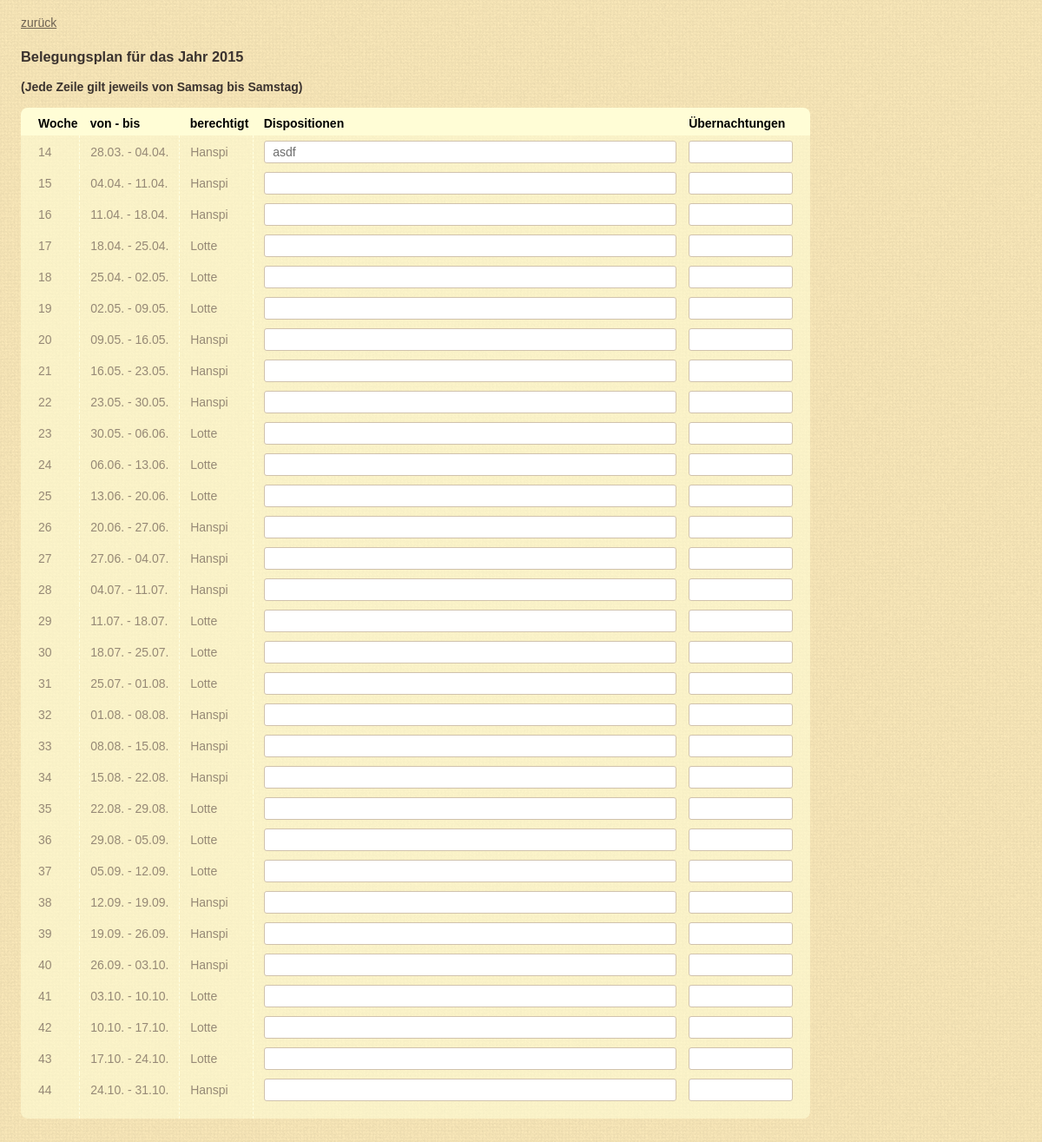
The page /history.php?jahr=2015 on the database its author committed.
### tables this page shows
CREATE TABLE IF NOT EXISTS `giusiwochen` (
  `jahr` int(8) NOT NULL DEFAULT '0',
  `woche` int(4) NOT NULL DEFAULT '0',
  `datum` varchar(20) DEFAULT NULL,
  `berechtigt` varchar(20) DEFAULT NULL,
  `text` varchar(250) DEFAULT NULL,
  `naechte` varchar(200) NOT NULL DEFAULT ''
);

### web/kalender.php (the view, shortened to what this page needs)
<?php
function getDB() {
	$user = "web225";
	$pwd = "svenska";
	if (strtolower($_SERVER["HTTP_HOST"]) == 'localhost') {
		$user = "web225";
		$pwd = "svenska";
	}
	$link = mysql_connect("localhost", $user, $pwd);
	return $link;
}
function getWeekOfYear($jahr) {
	$my_array = localtime(time(), 1);
	$year = $my_array["tm_year"];
	if ($jahr > (1900 + $year)) {
		return -1;
	} else if ($jahr < (1900 + $year)) {
		return 999;
	}
	$startSA = getFirstSa($jahr);
	$dayofyear = $my_array["tm_yday"] + 1;
	$daysPassed = $dayofyear - $startSA;
	$weekofyear = ceil($daysPassed / 7 );
	return $weekofyear;
}
	?>
	<?php
function printKalender($result, $jahr, $saveButton, $action) {
	$weekofyear = getWeekOfYear($jahr);
	?>
	<div id="plan">
		<h3>Belegungsplan für das Jahr <?php echo $jahr; ?></h2>
		<b>(Jede Zeile gilt jeweils von Samsag bis Samstag)</b>
		<br/>
		<br/>
		<table>
			<thead>
				<td>Woche</td>
				<td>von - bis</td>
				<td>berechtigt</td>
				<td>Dispositionen</td>
				<td>Übernachtungen</td>
			</thead>
			<tbody>
			<?php
			while (list ($woche, $datum, $berechtigt, $text, $naechte) = mysql_fetch_row ($result)) {
				$fontColorClass = '';
				if ($woche < $weekofyear) {
					$fontColorClass = 'passed-week';
				} else if ($woche == $weekofyear) {
					$fontColorClass = 'current-week';
				}
				?>
				<tr>
					<td class="col-week <?php print $fontColorClass ?>"><?php print $woche ?></td>
					<td class="col-date <?php print $fontColorClass ?>"><?php print $datum ?></td>
					<td class="col-who <?php print $fontColorClass ?>"><?php print $berechtigt ?></td>
					<td class="col-text <?php print $fontColorClass ?>"><input type="text" name="text" value="<?php print $text; ?>"></td>
					<td class="col-nights <?php print $fontColorClass ?>"><input type="text" name="naechte" value="<?php print $naechte; ?>"></td>
				</tr>
				<?php
			}
			?>
			</tbody>
		</table>
	<br/>
	<br/>
	</div>
	<?php
}
function printYear($jahr, $printInfos, $saveButton, $action) {
	$link = getDB();
	$result = mysql_query ("SELECT woche, datum, berechtigt, text, naechte FROM giusiwochen WHERE jahr='$jahr' ORDER BY woche", $link);
	if (!$result) {
		print mysql_error();
	} else {
		printKalender($result, $jahr, $saveButton, $action);
	}
}
?>

### web/css/css-2015-10-16.css (style rules this page uses)
body { font: 14px Arial, Helvetica, sans-serif; color: #3B332F; margin: 0; }
body:not(.body-menu) { background: #fff url('pattern-aqvf.png') repeat right top !important; }
table { border: 0px; border-collapse: collapse; color: #000; border-collapse: collapse; }
td { white-space: nowrap; padding: 6px 2px 4px 12px; font-size: 14px; }
.passed-week { color: rgb(150, 137, 118); }
.passed-week input { color: rgb(110, 110, 110); }
#rules, #plan, #contact, #history, #history-back { padding: 6px 12px; }
#plan thead { background-color: rgb(255, 253, 214); }
#plan thead td { padding: 10px 2px 6px 12px; font-weight: bold; }
#plan thead td:first-child { border-top-left-radius: 8px; }
#plan thead td:last-child { border-top-right-radius: 8px; }
#plan tbody { background-color: rgba(255, 253, 214, 0.6) }
#plan tbody tr:last-child td { padding-bottom: 20px; }
#plan tbody tr:last-child td:first-child { border-bottom-left-radius: 8px; }
#plan tbody tr:last-child td:last-child { border-bottom-right-radius: 8px; }
#plan tbody td:last-child { padding-right: 20px; }
#plan tbody td:nth-child(2), tbody td:nth-child(3), tbody td:nth-child(4) { border-left: dashed 1px rgb(255, 256, 225); }
#plan td:first-child { padding-left: 20px; }
#plan td.col-week { width: 40px; }
#plan td.col-date { width: 100px; }
#plan td.col-who { width: 70px; }
#plan td.col-text input { width: 475px; }
#plan td.col-nights input { width: 120px; }
#plan input { font-size: 14px; padding: 4px 9px; border-radius: 3px; border: 1px solid rgb(208, 194, 173); }

### rows shown on the page
giusiwochen: woche "14", datum "28.03. - 04.04.", berechtigt "Hanspi", text "asdf"
giusiwochen: woche "15", datum "04.04. - 11.04.", berechtigt "Hanspi"
giusiwochen: woche "16", datum "11.04. - 18.04.", berechtigt "Hanspi"
giusiwochen: woche "17", datum "18.04. - 25.04.", berechtigt "Lotte"
giusiwochen: woche "18", datum "25.04. - 02.05.", berechtigt "Lotte"
giusiwochen: woche "19", datum "02.05. - 09.05.", berechtigt "Lotte"
giusiwochen: woche "20", datum "09.05. - 16.05.", berechtigt "Hanspi"
giusiwochen: woche "21", datum "16.05. - 23.05.", berechtigt "Hanspi"
giusiwochen: woche "22", datum "23.05. - 30.05.", berechtigt "Hanspi"
giusiwochen: woche "23", datum "30.05. - 06.06.", berechtigt "Lotte"
giusiwochen: woche "24", datum "06.06. - 13.06.", berechtigt "Lotte"
giusiwochen: woche "25", datum "13.06. - 20.06.", berechtigt "Lotte"
giusiwochen: woche "26", datum "20.06. - 27.06.", berechtigt "Hanspi"
giusiwochen: woche "27", datum "27.06. - 04.07.", berechtigt "Hanspi"
giusiwochen: woche "28", datum "04.07. - 11.07.", berechtigt "Hanspi"
giusiwochen: woche "29", datum "11.07. - 18.07.", berechtigt "Lotte"
giusiwochen: woche "30", datum "18.07. - 25.07.", berechtigt "Lotte"
giusiwochen: woche "31", datum "25.07. - 01.08.", berechtigt "Lotte"
giusiwochen: woche "32", datum "01.08. - 08.08.", berechtigt "Hanspi"
giusiwochen: woche "33", datum "08.08. - 15.08.", berechtigt "Hanspi"
giusiwochen: woche "34", datum "15.08. - 22.08.", berechtigt "Hanspi"
giusiwochen: woche "35", datum "22.08. - 29.08.", berechtigt "Lotte"
giusiwochen: woche "36", datum "29.08. - 05.09.", berechtigt "Lotte"
giusiwochen: woche "37", datum "05.09. - 12.09.", berechtigt "Lotte"
giusiwochen: woche "38", datum "12.09. - 19.09.", berechtigt "Hanspi"
giusiwochen: woche "39", datum "19.09. - 26.09.", berechtigt "Hanspi"
giusiwochen: woche "40", datum "26.09. - 03.10.", berechtigt "Hanspi"
giusiwochen: woche "41", datum "03.10. - 10.10.", berechtigt "Lotte"
giusiwochen: woche "42", datum "10.10. - 17.10.", berechtigt "Lotte"
giusiwochen: woche "43", datum "17.10. - 24.10.", berechtigt "Lotte"
giusiwochen: woche "44", datum "24.10. - 31.10.", berechtigt "Hanspi"

### other values the page prints
$jahr "2015"
